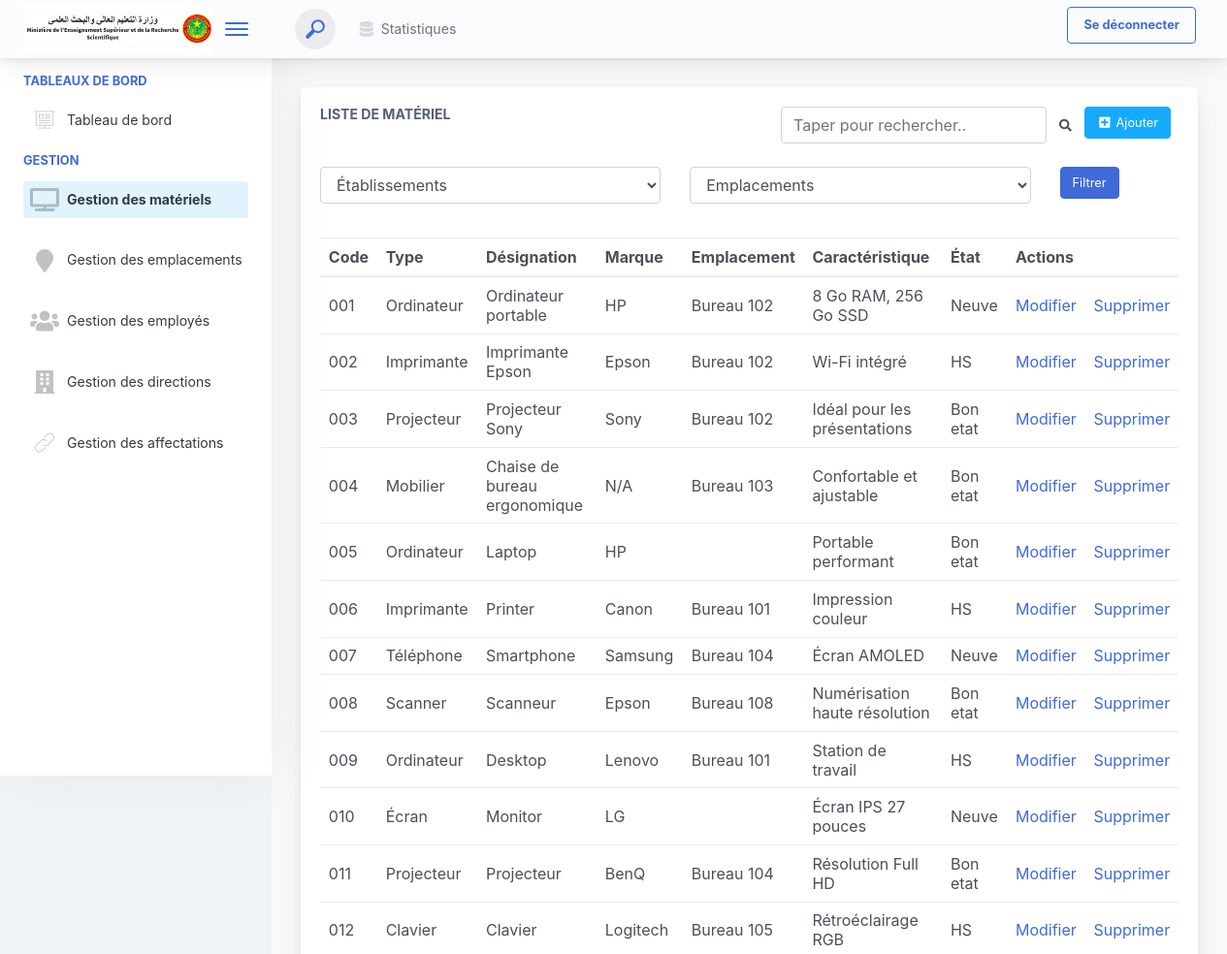
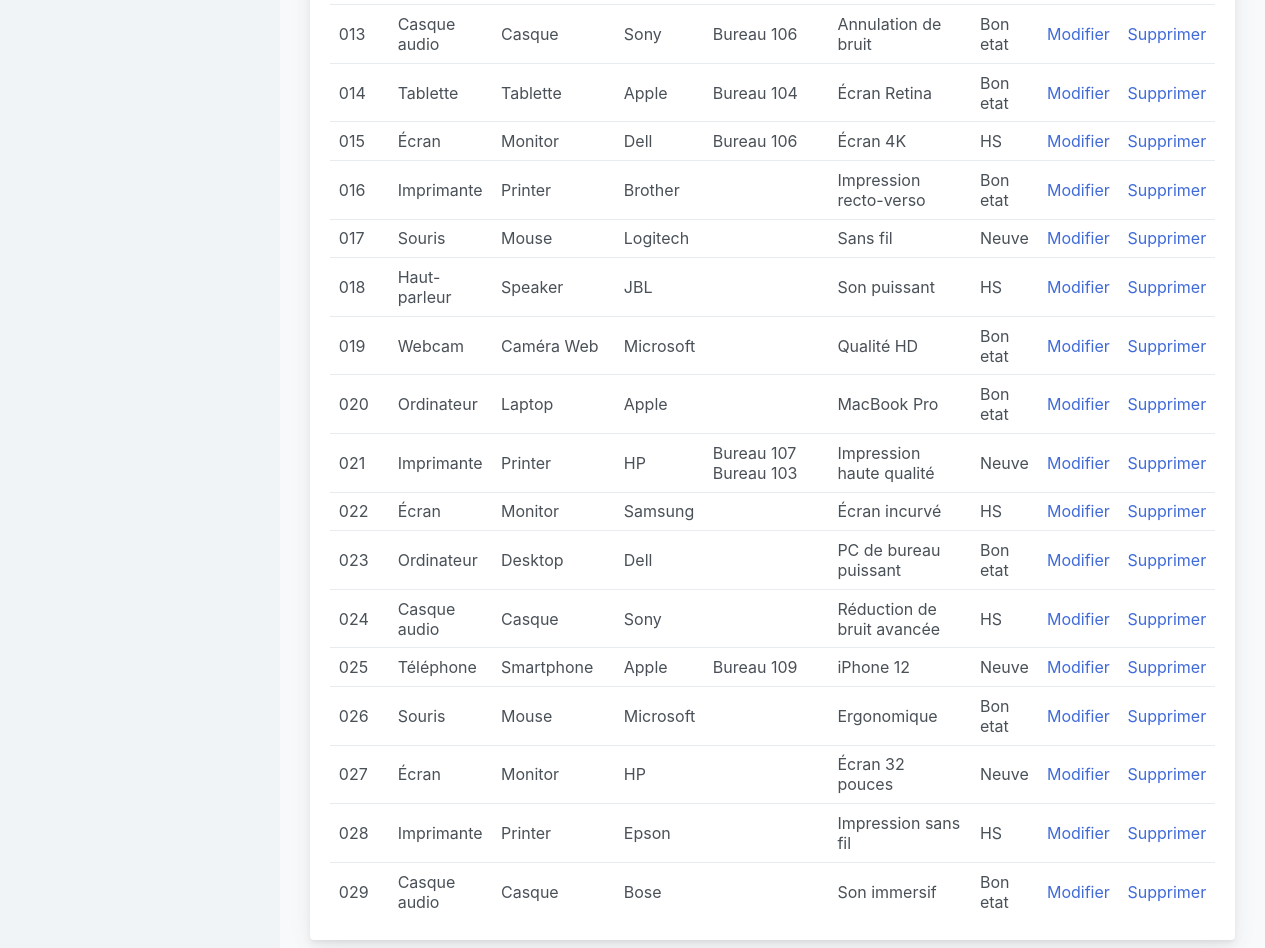
/materiel/ (signed in), run on the app's committed database (2 pictures, top to bottom).
### accounts/models.py (models this page shows, shortened)
class Materiel(models.Model):
    code = models.CharField(max_length=50, unique=True)
    type = models.CharField(max_length=100)
    designation = models.CharField(max_length=200)
    marque = models.CharField(max_length=100)
    caracteristique = models.TextField()
    etat = models.CharField(max_length=50)

class Emplacement(models.Model):
    designation = models.CharField(max_length=200)
    id_etablissement = models.ForeignKey(Etablissement, on_delete=models.CASCADE)
    id_employee = models.ForeignKey(Employee, on_delete=models.CASCADE)

### GestionVentes/views.py (the view)
# urls.py: path('materiel/', views.materiel, name="materiel"),
@login_required(login_url='login')
def materiel(request):
    id_etablissement = request.POST.get('id_etablissement')
    id_emplacement = request.POST.get('id_emplacement')
    all_etablissement = Etablissement.objects.all()
    all_emplacement = Emplacement.objects.all()
    materiels = Materiel.objects.all()
    if id_etablissement or id_emplacement:
        if id_etablissement:
            materiels = materiels.filter(affectation__id_emplacement__id_etablissement_id=id_etablissement)
        if id_emplacement:
            materiels = materiels.filter(affectation__id_emplacement_id=id_emplacement)
    for materiel in materiels:
        affectations = Affectation.objects.filter(id_materiel=materiel)
        emplacements = [affectation.id_emplacement.designation for affectation in affectations]
        materiel.emplacements = emplacements
    context = {
        "materiels": materiels,
        "emplacements": all_emplacement,
        "etablissements": all_etablissement,
        "navbar": 'materiel',
    }
    return render(request, "materiels/index.html", context)

### GestionVentes/templates/materiels/index.html (shortened to what this page needs)
{% extends 'navbar.html' %}
{% block content %}
  <div class="app-main__inner">
    <div class="app-page-title">
      <div class="row">
        <div class="col-lg-12">
          <div class="main-card mb-3 card">
            <div class="card-body">
              <div style="display: flex ; justify-content: space-between;">
                <div>
                  <h5 class="card-title">Liste de matériel</h5>
                </div>
                <div style="display: flex ; justify-content: space-between;">
                  <div style="display: flex ; justify-content: space-between;" >
                    <input class="form-control"   type="text" id="myInput" onkeyup="myFunction()" placeholder="Taper pour rechercher..">
                    <button class="btn" type="submit"><i class="fa fa-search"></i></button>
                  </div>
                  <div>
                    <a href="{% url 'add_materiel' %}" class="mb-2 mr-2 btn btn-info"><i class="fa fa-fw" aria-hidden="true" title="Copier pour utiliser plus-square"></i> Ajouter </a>
                  </div>
                </div>
              </div>
              <br>
              <div>
                    <form method="post" action="{% url 'materiel' %}">
                          <div class="row">
                            <div class="col-md-5">
                              <select class="form-control" name="id_etablissement">
                                <option selected disabled> Établissements </option>
                              </select>
                            </div>
                            <div class="col-md-5">
                              <select class="form-control" name="id_emplacement">
                                <option selected disabled> Emplacements </option>
                              </select>
                            </div>
                            <div class="col-md-2">
                              <button class="mt-10 btn btn-primary" type="submit">Filtrer</button>
                            </div>
                          </div>
                        </form>
                  </div>
              <br>
              <table class="mb-0 table" id="myTable">
                <thead>
                  <tr>
                    <th>Code</th>
                    <th>Type</th>
                    <th>Désignation</th>
                    <th>Marque</th>
                    <th>Emplacement</th>
                    <th>Caractéristique</th>
                    <th>État</th>
                    <th colspan="2" >Actions</th>
                  </tr>
                </thead>
                <tbody>
                  {% for i in materiels %}
                  <tr>
                    <td>{{i.code}}</td>
                    <td>{{i.type}}</td>
                    <td>{{i.designation}}</td>
                    <td>{{i.marque}}</td>
                    <td>
                        {% for emplacement in i.emplacements %}
                            {{ emplacement }}<br>
                        {% endfor %}
                    </td>
                    <td>{{i.caracteristique}}</td>
                    <td>{{i.etat}}</td>
                    <td>
                      <a class='button' href="/edit_materiel/{{i.id}}">Modifier</a>
                    </td>
                    <td>
                      <a class='button' href="/delete_materiel/{{i.id}}">Supprimer</a>
                    </td>
                  </tr>
                  {% endfor %}
                </tbody>
              </table>
            </div>
          </div>
        </div>
      </div>
    </div>
  </div>
{% endblock %}

### data on the page
Materiel: code "001", type "Ordinateur", designation "Ordinateur portable", marque "HP", caracteristique "8 Go RAM, 256 Go SSD", etat "Neuve"
Emplacement: emplacements "Bureau 102" "Bureau 102" "Bureau 102"
Materiel: code "002", type "Imprimante", designation "Imprimante Epson", marque "Epson", caracteristique "Wi-Fi intégré", etat "HS"
Materiel: code "003", type "Projecteur", designation "Projecteur Sony", marque "Sony", caracteristique "Idéal pour les présentations", etat "Bon etat"
Materiel: code "004", type "Mobilier", designation "Chaise de bureau ergonomique", marque "N/A", caracteristique "Confortable et ajustable", etat "Bon etat"
Emplacement: emplacements "Bureau 103" "Bureau 103"
Materiel: code "005", type "Ordinateur", designation "Laptop", marque "HP", caracteristique "Portable performant", etat "Bon etat"
Materiel: code "006", type "Imprimante", designation "Printer", marque "Canon", caracteristique "Impression couleur", etat "HS"
Emplacement: emplacements "Bureau 101" "Bureau 101"
Materiel: code "007", type "Téléphone", designation "Smartphone", marque "Samsung", caracteristique "Écran AMOLED", etat "Neuve"
Emplacement: emplacements "Bureau 104" "Bureau 104" "Bureau 104"
Materiel: code "008", type "Scanner", designation "Scanneur", marque "Epson", caracteristique "Numérisation haute résolution", etat "Bon etat"
Emplacement: emplacements "Bureau 108"
Materiel: code "009", type "Ordinateur", designation "Desktop", marque "Lenovo", caracteristique "Station de travail", etat "HS"
Materiel: code "010", type "Écran", designation "Monitor", marque "LG", caracteristique "Écran IPS 27 pouces", etat "Neuve"
Materiel: code "011", type "Projecteur", designation "Projecteur", marque "BenQ", caracteristique "Résolution Full HD", etat "Bon etat"
Materiel: code "012", type "Clavier", designation "Clavier", marque "Logitech", caracteristique "Rétroéclairage RGB", etat "HS"
Emplacement: emplacements "Bureau 105"
Materiel: code "013", type "Casque audio", designation "Casque", marque "Sony", caracteristique "Annulation de bruit", etat "Bon etat"
Emplacement: emplacements "Bureau 106" "Bureau 106"
Materiel: code "014", type "Tablette", designation "Tablette", marque "Apple", caracteristique "Écran Retina", etat "Bon etat"
Materiel: code "015", type "Écran", designation "Monitor", marque "Dell", caracteristique "Écran 4K", etat "HS"
Materiel: code "016", type "Imprimante", designation "Printer", marque "Brother", caracteristique "Impression recto-verso", etat "Bon etat"
Materiel: code "017", type "Souris", designation "Mouse", marque "Logitech", caracteristique "Sans fil", etat "Neuve"
Materiel: code "018", type "Haut-parleur", designation "Speaker", marque "JBL", caracteristique "Son puissant", etat "HS"
Materiel: code "019", type "Webcam", designation "Caméra Web", marque "Microsoft", caracteristique "Qualité HD", etat "Bon etat"
Materiel: code "020", type "Ordinateur", designation "Laptop", marque "Apple", caracteristique "MacBook Pro", etat "Bon etat"
Materiel: code "021", type "Imprimante", designation "Printer", marque "HP", caracteristique "Impression haute qualité", etat "Neuve"
Emplacement: emplacements "Bureau 107"
Materiel: code "022", type "Écran", designation "Monitor", marque "Samsung", caracteristique "Écran incurvé", etat "HS"
Materiel: code "023", type "Ordinateur", designation "Desktop", marque "Dell", caracteristique "PC de bureau puissant", etat "Bon etat"
Materiel: code "024", type "Casque audio", designation "Casque", marque "Sony", caracteristique "Réduction de bruit avancée", etat "HS"
Materiel: code "025", type "Téléphone", designation "Smartphone", marque "Apple", caracteristique "iPhone 12", etat "Neuve"
Emplacement: emplacements "Bureau 109"
Materiel: code "026", type "Souris", designation "Mouse", marque "Microsoft", caracteristique "Ergonomique", etat "Bon etat"
Materiel: code "027", type "Écran", designation "Monitor", marque "HP", caracteristique "Écran 32 pouces", etat "Neuve"
Materiel: code "028", type "Imprimante", designation "Printer", marque "Epson", caracteristique "Impression sans fil", etat "HS"
Materiel: code "029", type "Casque audio", designation "Casque", marque "Bose", caracteristique "Son immersif", etat "Bon etat"
